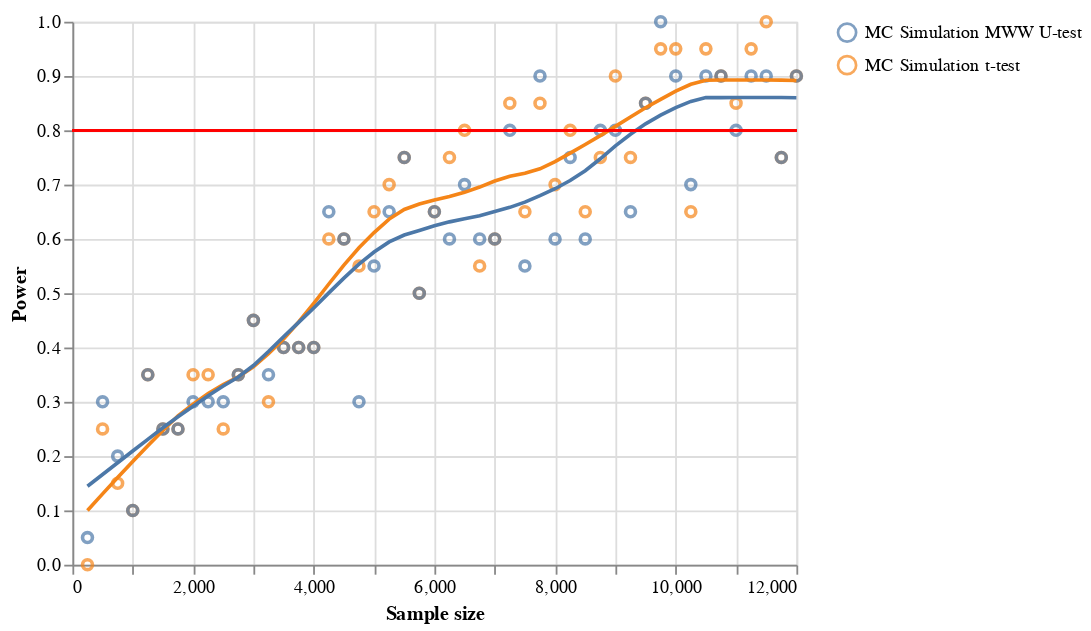

The notebook cell this image was saved under:
### Code cell
newdata = norm.rvs(loc=20, scale=10, size=12000)
data = get_power_dist(newdata, 250, 12000, 250)
plot_power_graph(data)

### Figure 1 — Vega-Lite specification as saved in the notebook (floating-point values rounded to 4 significant figures)
{"config": {"view": {"continuousWidth": 400, "continuousHeight": 300}}, "layer": [{"mark": "point", "encoding": {"color": {"type": "nominal", "field": "test", "legend": {"title": ""}}, "x": {"type": "quantitative", "axis": {"title": "Sample size"}, "field": "sample_size"}, "y": {"type": "quantitative", "axis": {"title": "Power"}, "field": "power"}}}, {"mark": "line", "encoding": {"color": {"type": "nominal", "field": "test", "legend": {"title": ""}}, "x": {"type": "quantitative", "axis": {"title": "Sample size"}, "field": "sample_size"}, "y": {"type": "quantitative", "axis": {"title": "Power"}, "field": "power"}}, "transform": [{"loess": "power", "on": "sample_size", "groupby": ["test"]}]}, {"mark": {"type": "rule", "color": "red"}, "encoding": {"y": {"type": "quantitative", "axis": {"title": ""}, "field": "a"}}, "transform": [{"calculate": "0.8", "as": "a"}]}], "data": {"name": "data-a428c8bc4c432832f9af170d72839a04"}, "$schema": "https://vega.github.io/schema/vega-lite/v4.8.1.json", "datasets": {"data-a428c8bc4c432832f9af170d72839a04": [{"sample_size": 250.0, "test": "MC Simulation t-test", "power": 0.0}, {"sample_size": 500.0, "test": "MC Simulation t-test", "power": 0.25}, {"sample_size": 750.0, "test": "MC Simulation t-test", "power": 0.15}, {"sample_size": 1000.0, "test": "MC Simulation t-test", "power": 0.1}, {"sample_size": 1250.0, "test": "MC Simulation t-test", "power": 0.35}, {"sample_size": 1500.0, "test": "MC Simulation t-test", "power": 0.25}, {"sample_size": 1750.0, "test": "MC Simulation t-test", "power": 0.25}, {"sample_size": 2000.0, "test": "MC Simulation t-test", "power": 0.35}, {"sample_size": 2250.0, "test": "MC Simulation t-test", "power": 0.35}, {"sample_size": 2500.0, "test": "MC Simulation t-test", "power": 0.25}, {"sample_size": 2750.0, "test": "MC Simulation t-test", "power": 0.35}, {"sample_size": 3000.0, "test": "MC Simulation t-test", "power": 0.45}, {"sample_size": 3250.0, "test": "MC Simulation t-test", "power": 0.3}, {"sample_size": 3500.0, "test": "MC Simulation t-test", "power": 0.4}, {"sample_size": 3750.0, "test": "MC Simulation t-test", "power": 0.4}, {"sample_size": 4000.0, "test": "MC Simulation t-test", "power": 0.4}, {"sample_size": 4250.0, "test": "MC Simulation t-test", "power": 0.6}, {"sample_size": 4500.0, "test": "MC Simulation t-test", "power": 0.6}, {"sample_size": 4750.0, "test": "MC Simulation t-test", "power": 0.55}, {"sample_size": 5000.0, "test": "MC Simulation t-test", "power": 0.65}, {"sample_size": 5250.0, "test": "MC Simulation t-test", "power": 0.7}, {"sample_size": 5500.0, "test": "MC Simulation t-test", "power": 0.75}, {"sample_size": 5750.0, "test": "MC Simulation t-test", "power": 0.5}, {"sample_size": 6000.0, "test": "MC Simulation t-test", "power": 0.65}, {"sample_size": 6250.0, "test": "MC Simulation t-test", "power": 0.75}, {"sample_size": 6500.0, "test": "MC Simulation t-test", "power": 0.8}, {"sample_size": 6750.0, "test": "MC Simulation t-test", "power": 0.55}, {"sample_size": 7000.0, "test": "MC Simulation t-test", "power": 0.6}, {"sample_size": 7250.0, "test": "MC Simulation t-test", "power": 0.85}, {"sample_size": 7500.0, "test": "MC Simulation t-test", "power": 0.65}, {"sample_size": 7750.0, "test": "MC Simulation t-test", "power": 0.85}, {"sample_size": 8000.0, "test": "MC Simulation t-test", "power": 0.7}, {"sample_size": 8250.0, "test": "MC Simulation t-test", "power": 0.8}, {"sample_size": 8500.0, "test": "MC Simulation t-test", "power": 0.65}, {"sample_size": 8750.0, "test": "MC Simulation t-test", "power": 0.75}, {"sample_size": 9000.0, "test": "MC Simulation t-test", "power": 0.9}, {"sample_size": 9250.0, "test": "MC Simulation t-test", "power": 0.75}, {"sample_size": 9500.0, "test": "MC Simulation t-test", "power": 0.85}, {"sample_size": 9750.0, "test": "MC Simulation t-test", "power": 0.95}, {"sample_size": 10000.0, "test": "MC Simulation t-test", "power": 0.95}, {"sample_size": 10250.0, "test": "MC Simulation t-test", "power": 0.65}, {"sample_size": 10500.0, "test": "MC Simulation t-test", "power": 0.95}, {"sample_size": 10750.0, "test": "MC Simulation t-test", "power": 0.9}, {"sample_size": 11000.0, "test": "MC Simulation t-test", "power": 0.85}, {"sample_size": 11250.0, "test": "MC Simulation t-test", "power": 0.95}, {"sample_size": 11500.0, "test": "MC Simulation t-test", "power": 1.0}, {"sample_size": 11750.0, "test": "MC Simulation t-test", "power": 0.75}, {"sample_size": 12000.0, "test": "MC Simulation t-test", "power": 0.9}, {"sample_size": 250.0, "test": "MC Simulation MWW U-test", "power": 0.05}, {"sample_size": 500.0, "test": "MC Simulation MWW U-test", "power": 0.3}, {"sample_size": 750.0, "test": "MC Simulation MWW U-test", "power": 0.2}, {"sample_size": 1000.0, "test": "MC Simulation MWW U-test", "power": 0.1}, {"sample_size": 1250.0, "test": "MC Simulation MWW U-test", "power": 0.35}, {"sample_size": 1500.0, "test": "MC Simulation MWW U-test", "power": 0.25}, {"sample_size": 1750.0, "test": "MC Simulation MWW U-test", "power": 0.25}, {"sample_size": 2000.0, "test": "MC Simulation MWW U-test", "power": 0.3}, {"sample_size": 2250.0, "test": "MC Simulation MWW U-test", "power": 0.3}, {"sample_size": 2500.0, "test": "MC Simulation MWW U-test", "power": 0.3}, {"sample_size": 2750.0, "test": "MC Simulation MWW U-test", "power": 0.35}, {"sample_size": 3000.0, "test": "MC Simulation MWW U-test", "power": 0.45}, {"sample_size": 3250.0, "test": "MC Simulation MWW U-test", "power": 0.35}, {"sample_size": 3500.0, "test": "MC Simulation MWW U-test", "power": 0.4}, {"sample_size": 3750.0, "test": "MC Simulation MWW U-test", "power": 0.4}, {"sample_size": 4000.0, "test": "MC Simulation MWW U-test", "power": 0.4}, {"sample_size": 4250.0, "test": "MC Simulation MWW U-test", "power": 0.65}, {"sample_size": 4500.0, "test": "MC Simulation MWW U-test", "power": 0.6}, {"sample_size": 4750.0, "test": "MC Simulation MWW U-test", "power": 0.3}, {"sample_size": 5000.0, "test": "MC Simulation MWW U-test", "power": 0.55}, {"sample_size": 5250.0, "test": "MC Simulation MWW U-test", "power": 0.65}, {"sample_size": 5500.0, "test": "MC Simulation MWW U-test", "power": 0.75}, {"sample_size": 5750.0, "test": "MC Simulation MWW U-test", "power": 0.5}, {"sample_size": 6000.0, "test": "MC Simulation MWW U-test", "power": 0.65}, {"sample_size": 6250.0, "test": "MC Simulation MWW U-test", "power": 0.6}, {"sample_size": 6500.0, "test": "MC Simulation MWW U-test", "power": 0.7}, {"sample_size": 6750.0, "test": "MC Simulation MWW U-test", "power": 0.6}, {"sample_size": 7000.0, "test": "MC Simulation MWW U-test", "power": 0.6}, {"sample_size": 7250.0, "test": "MC Simulation MWW U-test", "power": 0.8}, {"sample_size": 7500.0, "test": "MC Simulation MWW U-test", "power": 0.55}, {"sample_size": 7750.0, "test": "MC Simulation MWW U-test", "power": 0.9}, {"sample_size": 8000.0, "test": "MC Simulation MWW U-test", "power": 0.6}, {"sample_size": 8250.0, "test": "MC Simulation MWW U-test", "power": 0.75}, {"sample_size": 8500.0, "test": "MC Simulation MWW U-test", "power": 0.6}, {"sample_size": 8750.0, "test": "MC Simulation MWW U-test", "power": 0.8}, {"sample_size": 9000.0, "test": "MC Simulation MWW U-test", "power": 0.8}, {"sample_size": 9250.0, "test": "MC Simulation MWW U-test", "power": 0.65}, {"sample_size": 9500.0, "test": "MC Simulation MWW U-test", "power": 0.85}, {"sample_size": 9750.0, "test": "MC Simulation MWW U-test", "power": 1.0}, {"sample_size": 10000.0, "test": "MC Simulation MWW U-test", "power": 0.9}, {"sample_size": 10250.0, "test": "MC Simulation MWW U-test", "power": 0.7}, {"sample_size": 10500.0, "test": "MC Simulation MWW U-test", "power": 0.9}, {"sample_size": 10750.0, "test": "MC Simulation MWW U-test", "power": 0.9}, {"sample_size": 11000.0, "test": "MC Simulation MWW U-test", "power": 0.8}, {"sample_size": 11250.0, "test": "MC Simulation MWW U-test", "power": 0.9}, {"sample_size": 11500.0, "test": "MC Simulation MWW U-test", "power": 0.9}, {"sample_size": 11750.0, "test": "MC Simulation MWW U-test", "power": 0.75}, {"sample_size": 12000.0, "test": "MC Simulation MWW U-test", "power": 0.9}]}}
